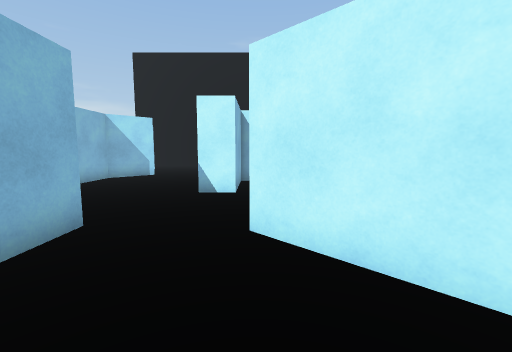
view 1 (above)

18 first-person views from a walk through a scene from a Unity 3-D project. The camera is 1.3 m above the floor, tilts 6° down and sees 90° across. The floor is counted in squares, 1 m on a side. Each view is taken from the middle of a square. On the plan, view 1 faces up. The plan holds only what a view shows up to about 13 squares ahead; the rest is blank. The player character is not drawn.

view 2
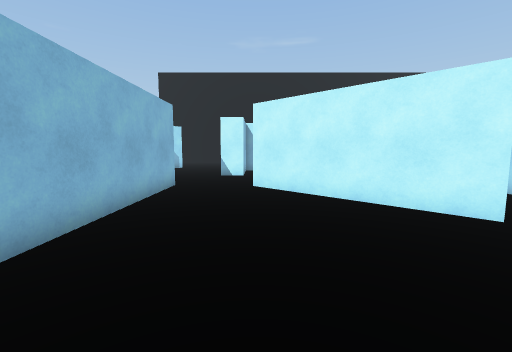

view 3
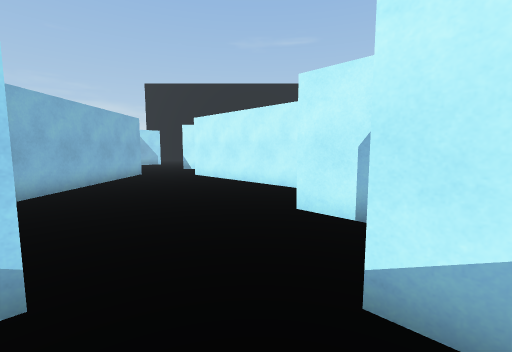

view 4
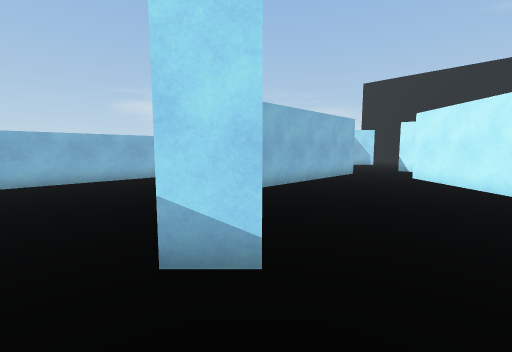

view 5
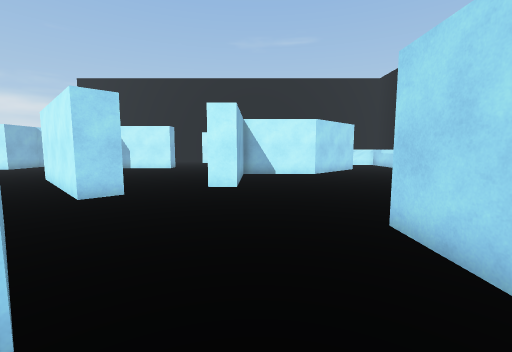

view 6
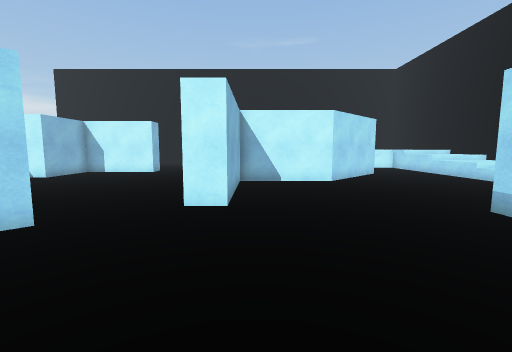

view 7
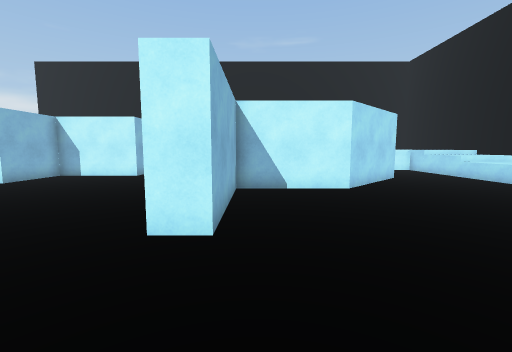

view 8
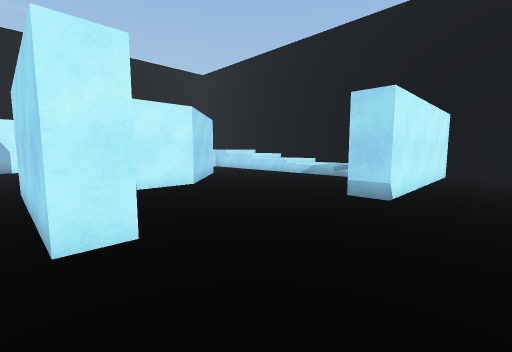

view 9
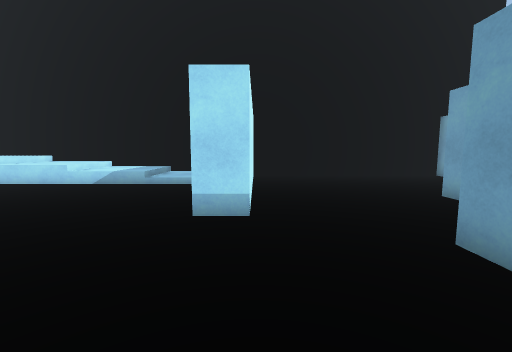

view 10
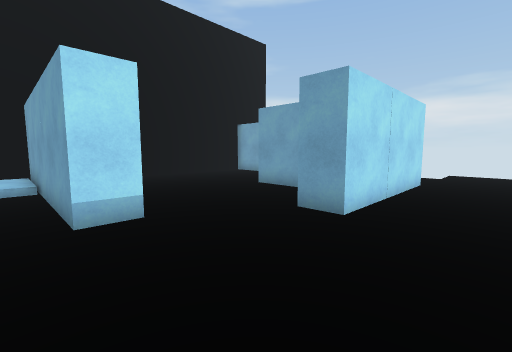

view 11
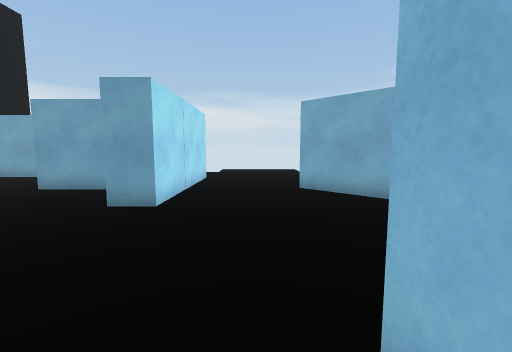

view 12
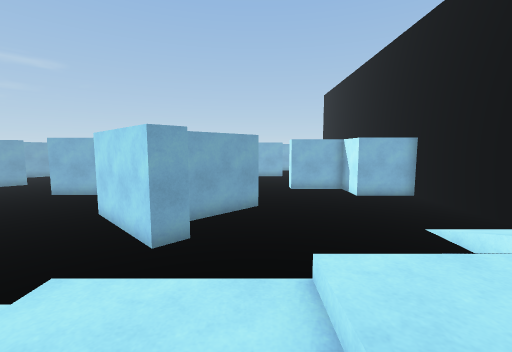

view 13
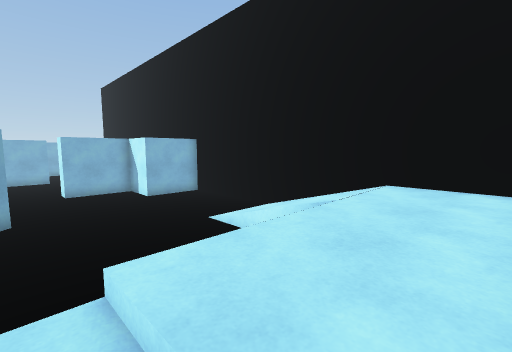

view 14
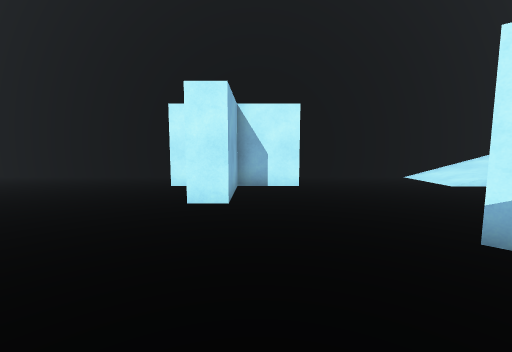

view 15
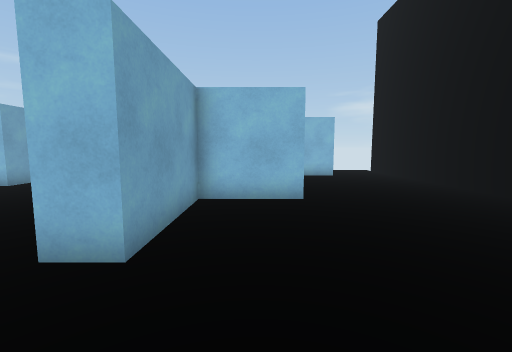

view 16
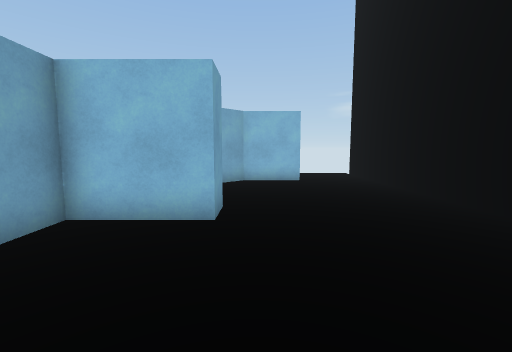

view 17
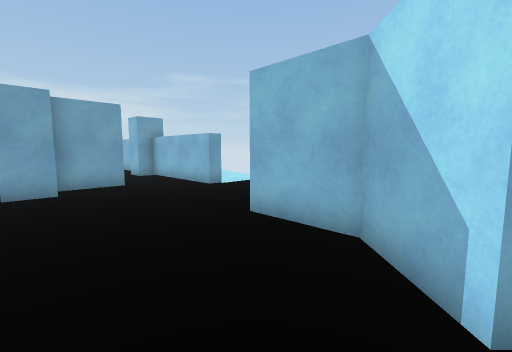

view 18
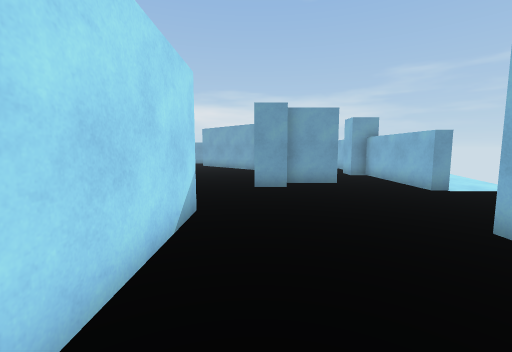

### Floor plan
Key: @ floor where view 1 was taken; # wall or solid block; x gap in a wall; . main floor; : floor 0.25 m higher than the main floor; + floor 0.5 m higher than the main floor; * floor 0.75 m higher than the main floor; % floor 1 m higher than the main floor; & floor 1.25 m higher than the main floor; / step, stairs or slope; = window, fence, low wall or low ledge; ^ raised ledge.
Columns run from 11 left of view 1 to 22 right of it. Each row starts with its distance up from view 1.
 20   x############    ##############
 19   .............    #......////&&&
 18   .............    #......////&&&
 17    ............#####....../=//&&&
 16     #........... #..........  &&&
 15     #........... #..........  &&&
 14     ##...##.....##..........  &&&
 13     ##...##.................. &&&
 12     ##...##...........#...... % %#
 11     #....######   .   ##......%%%#
 10     #....##.....  .    ####...///#
  9     .....##...... .     ###...***#
  8    ......##...... .     ##....***#
  7   ................#######.....///#
  6  .................##..........+++#
  5 ..#...............##..........+++#
  4 ..#....##..##.....##..........///#
  3   #..####...##....##..........:::#
  2   #..   #....##...##..........:::#
  1   #..   #.....##.........#########
  0   ##.   #..@...##........#########
 -1    #    #........................#
 -2         #........................#
 -3         #......##.....##.........#
 -4   ^.      .... ###....# .........#
 -5   ^...     .     ##...#  ###.....#
 -6   ^......         #...#     .....#
 -7   ^........##  ## ....#      ....#
 -8   ^.......        ....#       ...#
 -9   ^......     .   .....       ####
-10                   .....
-11                     ...
-12                     ..
-13                     ..

Positions as (right, up) in squares from view 1, and headings:
1: (0, 0), facing up
2: (0, -5), facing up
3: (3, -9), facing up
4: (3, -9), facing up-left
5: (9, -7), facing up
6: (9, -4), facing up
7: (9, -2), facing up
8: (7, -2), facing up-right
9: (9, 0), facing right
10: (9, 2), facing down-right
11: (9, 3), facing down
12: (21, 12), facing left
13: (21, 12), facing up-left
14: (7, 8), facing up
15: (6, 13), facing left
16: (4, 15), facing left
17: (-3, 13), facing down-left
18: (-3, 13), facing down
